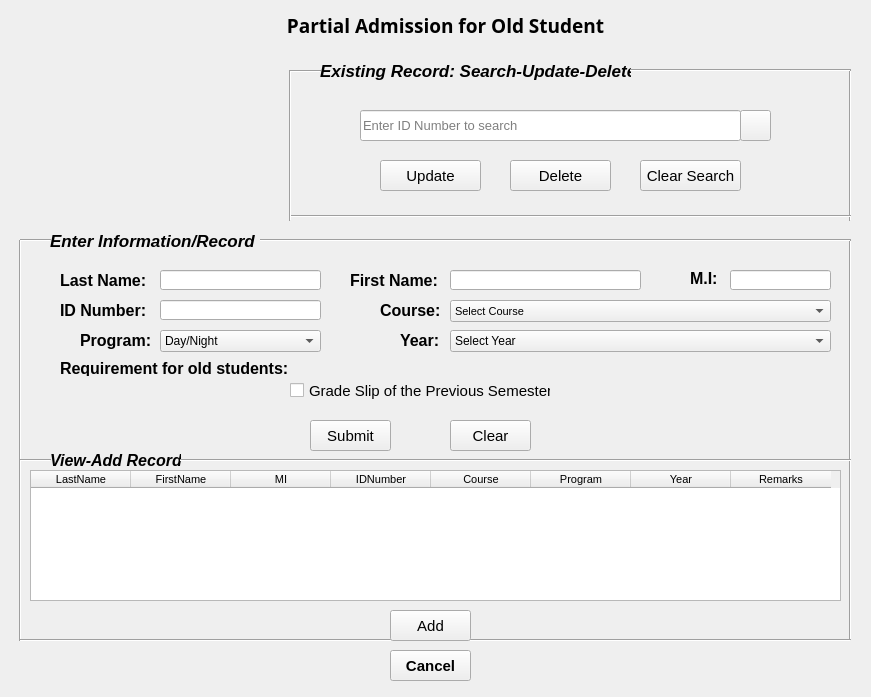
<?xml version="1.0" encoding="UTF-8"?>
<ui version="4.0">
 <class>OldStudent</class>
 <widget class="QWidget" name="OldStudent">
  <property name="geometry">
   <rect>
    <x>0</x>
    <y>0</y>
    <width>871</width>
    <height>697</height>
   </rect>
  </property>
  <property name="windowTitle">
   <string>Old Student</string>
  </property>
  <widget class="QLabel" name="labelOldStudentTitle">
   <property name="enabled">
    <bool>true</bool>
   </property>
   <property name="geometry">
    <rect>
     <x>240</x>
     <y>10</y>
     <width>411</width>
     <height>31</height>
    </rect>
   </property>
   <property name="font">
    <font>
     <family>Lucida Calligraphy</family>
     <pointsize>12</pointsize>
    </font>
   </property>
   <property name="text">
    <string>&lt;html&gt;&lt;head/&gt;&lt;body&gt;&lt;p align=&quot;center&quot;&gt;&lt;span style=&quot; font-size:14pt; font-weight:600;&quot;&gt;Partial Admission for Old Student&lt;/span&gt;&lt;/p&gt;&lt;/body&gt;&lt;/html&gt;</string>
   </property>
  </widget>
  <widget class="QLabel" name="labelLName">
   <property name="geometry">
    <rect>
     <x>60</x>
     <y>270</y>
     <width>101</width>
     <height>20</height>
    </rect>
   </property>
   <property name="font">
    <font>
     <pointsize>12</pointsize>
     <weight>75</weight>
     <bold>true</bold>
    </font>
   </property>
   <property name="text">
    <string>Last Name:</string>
   </property>
  </widget>
  <widget class="QLineEdit" name="txtLName">
   <property name="geometry">
    <rect>
     <x>160</x>
     <y>270</y>
     <width>161</width>
     <height>20</height>
    </rect>
   </property>
  </widget>
  <widget class="QLabel" name="labelFName">
   <property name="geometry">
    <rect>
     <x>350</x>
     <y>270</y>
     <width>101</width>
     <height>20</height>
    </rect>
   </property>
   <property name="font">
    <font>
     <pointsize>12</pointsize>
     <weight>75</weight>
     <bold>true</bold>
    </font>
   </property>
   <property name="text">
    <string>First Name:</string>
   </property>
  </widget>
  <widget class="QLineEdit" name="txtFName">
   <property name="geometry">
    <rect>
     <x>450</x>
     <y>270</y>
     <width>191</width>
     <height>20</height>
    </rect>
   </property>
  </widget>
  <widget class="QLabel" name="labelMI">
   <property name="geometry">
    <rect>
     <x>690</x>
     <y>270</y>
     <width>31</width>
     <height>16</height>
    </rect>
   </property>
   <property name="font">
    <font>
     <pointsize>12</pointsize>
     <weight>75</weight>
     <bold>true</bold>
    </font>
   </property>
   <property name="text">
    <string>M.I:</string>
   </property>
  </widget>
  <widget class="QLineEdit" name="txtMI">
   <property name="geometry">
    <rect>
     <x>730</x>
     <y>270</y>
     <width>101</width>
     <height>20</height>
    </rect>
   </property>
  </widget>
  <widget class="QLabel" name="labelIDNum">
   <property name="geometry">
    <rect>
     <x>60</x>
     <y>300</y>
     <width>101</width>
     <height>21</height>
    </rect>
   </property>
   <property name="font">
    <font>
     <family>MS Shell Dlg 2</family>
     <pointsize>12</pointsize>
     <weight>75</weight>
     <bold>true</bold>
    </font>
   </property>
   <property name="text">
    <string>ID Number:</string>
   </property>
  </widget>
  <widget class="QLineEdit" name="txtID">
   <property name="geometry">
    <rect>
     <x>160</x>
     <y>300</y>
     <width>161</width>
     <height>20</height>
    </rect>
   </property>
  </widget>
  <widget class="QLabel" name="labelCourse">
   <property name="geometry">
    <rect>
     <x>380</x>
     <y>300</y>
     <width>71</width>
     <height>21</height>
    </rect>
   </property>
   <property name="font">
    <font>
     <family>MS Shell Dlg 2</family>
     <pointsize>12</pointsize>
     <weight>75</weight>
     <bold>true</bold>
    </font>
   </property>
   <property name="text">
    <string>Course:</string>
   </property>
  </widget>
  <widget class="QComboBox" name="cmbCourse">
   <property name="geometry">
    <rect>
     <x>450</x>
     <y>300</y>
     <width>381</width>
     <height>22</height>
    </rect>
   </property>
   <property name="font">
    <font>
     <pointsize>8</pointsize>
    </font>
   </property>
   <item>
    <property name="text">
     <string>Select Course</string>
    </property>
   </item>
   <item>
    <property name="text">
     <string>Bachelor of Science in Forestry (BSF)</string>
    </property>
   </item>
   <item>
    <property name="text">
     <string>Bachelor of Science in Agriculture major in Animal Science (BSA)</string>
    </property>
   </item>
   <item>
    <property name="text">
     <string>Bachelor of Science in Agriculture major in Horticulture (BSA)</string>
    </property>
   </item>
   <item>
    <property name="text">
     <string>Bachelor of Science in Agriculture major in Agronomy (BSA)</string>
    </property>
   </item>
   <item>
    <property name="text">
     <string>Bachelor of Science in Agriculture major in Crop Production (BSA)</string>
    </property>
   </item>
   <item>
    <property name="text">
     <string>Bachelor of Science in Agriculture major in Agricultural Economics (BSA)</string>
    </property>
   </item>
   <item>
    <property name="text">
     <string>Bachelor of Science in Industrial Engineering (BSIE)</string>
    </property>
   </item>
   <item>
    <property name="text">
     <string>Bachelor of Science in Information Technology (BSIT)</string>
    </property>
   </item>
   <item>
    <property name="text">
     <string>Bachelor of Science in Hospitality Management (BSHM)</string>
    </property>
   </item>
   <item>
    <property name="text">
     <string>Bachelor of Elementary Education (BEED)</string>
    </property>
   </item>
   <item>
    <property name="text">
     <string>Bachelor of Technology and Livelihood Education major in Home Economics (BTLEd)</string>
    </property>
   </item>
   <item>
    <property name="text">
     <string>Bachelor of Secondary Education major in Math (BSED-Math)</string>
    </property>
   </item>
   <item>
    <property name="text">
     <string>Bachelor of Arts in English Language Studies (AB-ELs)</string>
    </property>
   </item>
   <item>
    <property name="text">
     <string>Bachelor of Arts in Literature (AB-Lit)</string>
    </property>
   </item>
   <item>
    <property name="text">
     <string>Bachelor in Industrial Technology major in Garments Technology (BIT-GT)</string>
    </property>
   </item>
   <item>
    <property name="text">
     <string>Bachelor in Industrial Technology major in Automotive Technology (BIT-AT)</string>
    </property>
   </item>
   <item>
    <property name="text">
     <string>Bachelor in Industrial Technology major in Computer  Technology (BIT-CT)</string>
    </property>
   </item>
   <item>
    <property name="text">
     <string>Bachelor in Industrial Technology major in Drafting  Technology (BIT-DT)</string>
    </property>
   </item>
   <item>
    <property name="text">
     <string>Bachelor in Industrial Technology major in Electronics Technology (BIT-ET)</string>
    </property>
   </item>
  </widget>
  <widget class="QComboBox" name="cmbProgram">
   <property name="geometry">
    <rect>
     <x>160</x>
     <y>330</y>
     <width>161</width>
     <height>22</height>
    </rect>
   </property>
   <property name="font">
    <font>
     <pointsize>9</pointsize>
    </font>
   </property>
   <item>
    <property name="text">
     <string>Day/Night</string>
    </property>
   </item>
   <item>
    <property name="text">
     <string>Day</string>
    </property>
   </item>
   <item>
    <property name="text">
     <string>Night</string>
    </property>
   </item>
  </widget>
  <widget class="QLabel" name="labelProgram">
   <property name="geometry">
    <rect>
     <x>80</x>
     <y>330</y>
     <width>91</width>
     <height>21</height>
    </rect>
   </property>
   <property name="font">
    <font>
     <family>MS Shell Dlg 2</family>
     <pointsize>12</pointsize>
     <weight>75</weight>
     <bold>true</bold>
    </font>
   </property>
   <property name="text">
    <string>Program:</string>
   </property>
  </widget>
  <widget class="QComboBox" name="cmbYear">
   <property name="geometry">
    <rect>
     <x>450</x>
     <y>330</y>
     <width>381</width>
     <height>22</height>
    </rect>
   </property>
   <property name="font">
    <font>
     <pointsize>9</pointsize>
    </font>
   </property>
   <item>
    <property name="text">
     <string>Select Year</string>
    </property>
   </item>
   <item>
    <property name="text">
     <string>1st Year</string>
    </property>
   </item>
   <item>
    <property name="text">
     <string>2nd Year</string>
    </property>
   </item>
   <item>
    <property name="text">
     <string>3rd Year</string>
    </property>
   </item>
   <item>
    <property name="text">
     <string>4th Year</string>
    </property>
   </item>
   <item>
    <property name="text">
     <string>5th Year</string>
    </property>
   </item>
  </widget>
  <widget class="QLabel" name="labelYear">
   <property name="geometry">
    <rect>
     <x>400</x>
     <y>330</y>
     <width>51</width>
     <height>21</height>
    </rect>
   </property>
   <property name="font">
    <font>
     <pointsize>12</pointsize>
     <weight>75</weight>
     <bold>true</bold>
    </font>
   </property>
   <property name="text">
    <string>Year:</string>
   </property>
  </widget>
  <widget class="QCheckBox" name="checkBox">
   <property name="geometry">
    <rect>
     <x>290</x>
     <y>380</y>
     <width>261</width>
     <height>21</height>
    </rect>
   </property>
   <property name="font">
    <font>
     <pointsize>11</pointsize>
     <weight>50</weight>
     <bold>false</bold>
    </font>
   </property>
   <property name="text">
    <string>Grade Slip of the Previous Semester</string>
   </property>
  </widget>
  <widget class="QLabel" name="labelReq">
   <property name="geometry">
    <rect>
     <x>60</x>
     <y>360</y>
     <width>251</width>
     <height>16</height>
    </rect>
   </property>
   <property name="font">
    <font>
     <family>MS Shell Dlg 2</family>
     <pointsize>12</pointsize>
     <weight>75</weight>
     <bold>true</bold>
    </font>
   </property>
   <property name="text">
    <string>Requirement for old students:</string>
   </property>
  </widget>
  <widget class="QPushButton" name="btnSubmit">
   <property name="geometry">
    <rect>
     <x>310</x>
     <y>420</y>
     <width>81</width>
     <height>31</height>
    </rect>
   </property>
   <property name="font">
    <font>
     <pointsize>11</pointsize>
    </font>
   </property>
   <property name="text">
    <string>Submit</string>
   </property>
  </widget>
  <widget class="QPushButton" name="btnClear">
   <property name="geometry">
    <rect>
     <x>450</x>
     <y>420</y>
     <width>81</width>
     <height>31</height>
    </rect>
   </property>
   <property name="font">
    <font>
     <pointsize>11</pointsize>
    </font>
   </property>
   <property name="text">
    <string>Clear</string>
   </property>
  </widget>
  <widget class="QLineEdit" name="txtSearch">
   <property name="geometry">
    <rect>
     <x>360</x>
     <y>110</y>
     <width>381</width>
     <height>31</height>
    </rect>
   </property>
   <property name="font">
    <font>
     <pointsize>10</pointsize>
    </font>
   </property>
   <property name="placeholderText">
    <string>Enter ID Number to search</string>
   </property>
  </widget>
  <widget class="QPushButton" name="btnSearch">
   <property name="geometry">
    <rect>
     <x>740</x>
     <y>110</y>
     <width>31</width>
     <height>31</height>
    </rect>
   </property>
   <property name="font">
    <font>
     <pointsize>11</pointsize>
    </font>
   </property>
   <property name="text">
    <string/>
   </property>
  </widget>
  <widget class="QPushButton" name="btnDelete">
   <property name="geometry">
    <rect>
     <x>510</x>
     <y>160</y>
     <width>101</width>
     <height>31</height>
    </rect>
   </property>
   <property name="font">
    <font>
     <pointsize>11</pointsize>
    </font>
   </property>
   <property name="text">
    <string>Delete</string>
   </property>
  </widget>
  <widget class="QPushButton" name="btnUpdate">
   <property name="geometry">
    <rect>
     <x>380</x>
     <y>160</y>
     <width>101</width>
     <height>31</height>
    </rect>
   </property>
   <property name="font">
    <font>
     <pointsize>11</pointsize>
    </font>
   </property>
   <property name="text">
    <string>Update</string>
   </property>
  </widget>
  <widget class="Line" name="line_6">
   <property name="geometry">
    <rect>
     <x>10</x>
     <y>240</y>
     <width>20</width>
     <height>401</height>
    </rect>
   </property>
   <property name="orientation">
    <enum>Qt::Vertical</enum>
   </property>
  </widget>
  <widget class="Line" name="line_10">
   <property name="geometry">
    <rect>
     <x>20</x>
     <y>230</y>
     <width>31</width>
     <height>21</height>
    </rect>
   </property>
   <property name="orientation">
    <enum>Qt::Horizontal</enum>
   </property>
  </widget>
  <widget class="QLabel" name="labelSUD">
   <property name="geometry">
    <rect>
     <x>320</x>
     <y>60</y>
     <width>311</width>
     <height>21</height>
    </rect>
   </property>
   <property name="font">
    <font>
     <family>Segoe UI</family>
     <pointsize>13</pointsize>
     <weight>75</weight>
     <italic>true</italic>
     <bold>true</bold>
    </font>
   </property>
   <property name="text">
    <string>Existing Record: Search-Update-Delete</string>
   </property>
  </widget>
  <widget class="Line" name="line_4">
   <property name="geometry">
    <rect>
     <x>840</x>
     <y>70</y>
     <width>20</width>
     <height>151</height>
    </rect>
   </property>
   <property name="orientation">
    <enum>Qt::Vertical</enum>
   </property>
  </widget>
  <widget class="Line" name="line_5">
   <property name="geometry">
    <rect>
     <x>290</x>
     <y>56</y>
     <width>31</width>
     <height>31</height>
    </rect>
   </property>
   <property name="orientation">
    <enum>Qt::Horizontal</enum>
   </property>
  </widget>
  <widget class="Line" name="line_7">
   <property name="geometry">
    <rect>
     <x>840</x>
     <y>240</y>
     <width>20</width>
     <height>401</height>
    </rect>
   </property>
   <property name="orientation">
    <enum>Qt::Vertical</enum>
   </property>
  </widget>
  <widget class="QLabel" name="labelViewAdd">
   <property name="geometry">
    <rect>
     <x>50</x>
     <y>450</y>
     <width>131</width>
     <height>21</height>
    </rect>
   </property>
   <property name="font">
    <font>
     <family>Segoe UI</family>
     <pointsize>12</pointsize>
     <weight>75</weight>
     <italic>true</italic>
     <bold>true</bold>
    </font>
   </property>
   <property name="text">
    <string>View-Add Record</string>
   </property>
  </widget>
  <widget class="Line" name="line_11">
   <property name="geometry">
    <rect>
     <x>20</x>
     <y>630</y>
     <width>831</width>
     <height>20</height>
    </rect>
   </property>
   <property name="orientation">
    <enum>Qt::Horizontal</enum>
   </property>
  </widget>
  <widget class="Line" name="line_9">
   <property name="geometry">
    <rect>
     <x>260</x>
     <y>230</y>
     <width>591</width>
     <height>20</height>
    </rect>
   </property>
   <property name="orientation">
    <enum>Qt::Horizontal</enum>
   </property>
  </widget>
  <widget class="QLabel" name="labelEnterInfo">
   <property name="geometry">
    <rect>
     <x>50</x>
     <y>230</y>
     <width>211</width>
     <height>21</height>
    </rect>
   </property>
   <property name="font">
    <font>
     <family>Segoe UI</family>
     <pointsize>13</pointsize>
     <weight>75</weight>
     <italic>true</italic>
     <bold>true</bold>
    </font>
   </property>
   <property name="text">
    <string>Enter Information/Record</string>
   </property>
  </widget>
  <widget class="Line" name="line_8">
   <property name="geometry">
    <rect>
     <x>180</x>
     <y>450</y>
     <width>671</width>
     <height>21</height>
    </rect>
   </property>
   <property name="orientation">
    <enum>Qt::Horizontal</enum>
   </property>
  </widget>
  <widget class="Line" name="line">
   <property name="geometry">
    <rect>
     <x>290</x>
     <y>206</y>
     <width>561</width>
     <height>20</height>
    </rect>
   </property>
   <property name="orientation">
    <enum>Qt::Horizontal</enum>
   </property>
  </widget>
  <widget class="Line" name="line_12">
   <property name="geometry">
    <rect>
     <x>20</x>
     <y>450</y>
     <width>31</width>
     <height>21</height>
    </rect>
   </property>
   <property name="orientation">
    <enum>Qt::Horizontal</enum>
   </property>
  </widget>
  <widget class="Line" name="line_2">
   <property name="geometry">
    <rect>
     <x>280</x>
     <y>70</y>
     <width>20</width>
     <height>151</height>
    </rect>
   </property>
   <property name="orientation">
    <enum>Qt::Vertical</enum>
   </property>
  </widget>
  <widget class="Line" name="line_3">
   <property name="geometry">
    <rect>
     <x>630</x>
     <y>60</y>
     <width>221</width>
     <height>20</height>
    </rect>
   </property>
   <property name="orientation">
    <enum>Qt::Horizontal</enum>
   </property>
  </widget>
  <widget class="QPushButton" name="btnCancel">
   <property name="geometry">
    <rect>
     <x>390</x>
     <y>650</y>
     <width>81</width>
     <height>31</height>
    </rect>
   </property>
   <property name="font">
    <font>
     <pointsize>11</pointsize>
     <weight>75</weight>
     <bold>true</bold>
    </font>
   </property>
   <property name="text">
    <string>Cancel</string>
   </property>
  </widget>
  <widget class="QPushButton" name="btnAdd">
   <property name="geometry">
    <rect>
     <x>390</x>
     <y>610</y>
     <width>81</width>
     <height>31</height>
    </rect>
   </property>
   <property name="font">
    <font>
     <pointsize>11</pointsize>
    </font>
   </property>
   <property name="text">
    <string>Add</string>
   </property>
  </widget>
  <widget class="QTableWidget" name="tableOldStudent">
   <property name="geometry">
    <rect>
     <x>30</x>
     <y>470</y>
     <width>811</width>
     <height>131</height>
    </rect>
   </property>
   <property name="font">
    <font>
     <family>MS Shell Dlg 2</family>
     <pointsize>8</pointsize>
    </font>
   </property>
   <column>
    <property name="text">
     <string>LastName</string>
    </property>
   </column>
   <column>
    <property name="text">
     <string>FirstName</string>
    </property>
   </column>
   <column>
    <property name="text">
     <string>MI</string>
    </property>
   </column>
   <column>
    <property name="text">
     <string>IDNumber</string>
    </property>
   </column>
   <column>
    <property name="text">
     <string>Course</string>
    </property>
   </column>
   <column>
    <property name="text">
     <string>Program</string>
    </property>
   </column>
   <column>
    <property name="text">
     <string>Year</string>
    </property>
   </column>
   <column>
    <property name="text">
     <string>Remarks</string>
    </property>
   </column>
  </widget>
  <widget class="QPushButton" name="btnClearSearch">
   <property name="geometry">
    <rect>
     <x>640</x>
     <y>160</y>
     <width>101</width>
     <height>31</height>
    </rect>
   </property>
   <property name="font">
    <font>
     <pointsize>11</pointsize>
    </font>
   </property>
   <property name="text">
    <string>Clear Search</string>
   </property>
  </widget>
  <widget class="QPushButton" name="btnImage">
   <property name="geometry">
    <rect>
     <x>20</x>
     <y>70</y>
     <width>241</width>
     <height>151</height>
    </rect>
   </property>
   <property name="cursor">
    <cursorShape>CrossCursor</cursorShape>
   </property>
   <property name="text">
    <string/>
   </property>
   <property name="flat">
    <bool>true</bool>
   </property>
  </widget>
 </widget>
 <resources/>
 <connections>
  <connection>
   <sender>btnClear</sender>
   <signal>clicked()</signal>
   <receiver>txtLName</receiver>
   <slot>clear()</slot>
   <hints>
    <hint type="sourcelabel">
     <x>485</x>
     <y>451</y>
    </hint>
    <hint type="destinationlabel">
     <x>299</x>
     <y>295</y>
    </hint>
   </hints>
  </connection>
  <connection>
   <sender>btnClear</sender>
   <signal>clicked()</signal>
   <receiver>txtFName</receiver>
   <slot>clear()</slot>
   <hints>
    <hint type="sourcelabel">
     <x>514</x>
     <y>448</y>
    </hint>
    <hint type="destinationlabel">
     <x>527</x>
     <y>297</y>
    </hint>
   </hints>
  </connection>
  <connection>
   <sender>btnClear</sender>
   <signal>clicked()</signal>
   <receiver>txtMI</receiver>
   <slot>clear()</slot>
   <hints>
    <hint type="sourcelabel">
     <x>522</x>
     <y>452</y>
    </hint>
    <hint type="destinationlabel">
     <x>750</x>
     <y>306</y>
    </hint>
   </hints>
  </connection>
  <connection>
   <sender>btnClear</sender>
   <signal>clicked(bool)</signal>
   <receiver>checkBox</receiver>
   <slot>setChecked(bool)</slot>
   <hints>
    <hint type="sourcelabel">
     <x>475</x>
     <y>452</y>
    </hint>
    <hint type="destinationlabel">
     <x>397</x>
     <y>407</y>
    </hint>
   </hints>
  </connection>
  <connection>
   <sender>btnClear</sender>
   <signal>clicked()</signal>
   <receiver>txtID</receiver>
   <slot>clear()</slot>
   <hints>
    <hint type="sourcelabel">
     <x>471</x>
     <y>461</y>
    </hint>
    <hint type="destinationlabel">
     <x>308</x>
     <y>327</y>
    </hint>
   </hints>
  </connection>
  <connection>
   <sender>btnClear</sender>
   <signal>clicked()</signal>
   <receiver>cmbCourse</receiver>
   <slot>clearEditText()</slot>
   <hints>
    <hint type="sourcelabel">
     <x>494</x>
     <y>459</y>
    </hint>
    <hint type="destinationlabel">
     <x>513</x>
     <y>329</y>
    </hint>
   </hints>
  </connection>
  <connection>
   <sender>btnClear</sender>
   <signal>clicked()</signal>
   <receiver>cmbYear</receiver>
   <slot>clearEditText()</slot>
   <hints>
    <hint type="sourcelabel">
     <x>455</x>
     <y>440</y>
    </hint>
    <hint type="destinationlabel">
     <x>475</x>
     <y>362</y>
    </hint>
   </hints>
  </connection>
  <connection>
   <sender>btnClear</sender>
   <signal>clicked()</signal>
   <receiver>cmbProgram</receiver>
   <slot>clearEditText()</slot>
   <hints>
    <hint type="sourcelabel">
     <x>489</x>
     <y>448</y>
    </hint>
    <hint type="destinationlabel">
     <x>304</x>
     <y>359</y>
    </hint>
   </hints>
  </connection>
  <connection>
   <sender>btnDelete</sender>
   <signal>clicked()</signal>
   <receiver>tableOldStudent</receiver>
   <slot>clearSelection()</slot>
   <hints>
    <hint type="sourcelabel">
     <x>533</x>
     <y>191</y>
    </hint>
    <hint type="destinationlabel">
     <x>711</x>
     <y>538</y>
    </hint>
   </hints>
  </connection>
  <connection>
   <sender>btnCancel</sender>
   <signal>clicked()</signal>
   <receiver>OldStudent</receiver>
   <slot>close()</slot>
   <hints>
    <hint type="sourcelabel">
     <x>426</x>
     <y>694</y>
    </hint>
    <hint type="destinationlabel">
     <x>514</x>
     <y>641</y>
    </hint>
   </hints>
  </connection>
  <connection>
   <sender>btnClearSearch</sender>
   <signal>clicked()</signal>
   <receiver>txtSearch</receiver>
   <slot>clear()</slot>
   <hints>
    <hint type="sourcelabel">
     <x>721</x>
     <y>188</y>
    </hint>
    <hint type="destinationlabel">
     <x>674</x>
     <y>145</y>
    </hint>
   </hints>
  </connection>
  <connection>
   <sender>btnClearSearch</sender>
   <signal>clicked()</signal>
   <receiver>txtLName</receiver>
   <slot>clear()</slot>
   <hints>
    <hint type="sourcelabel">
     <x>727</x>
     <y>194</y>
    </hint>
    <hint type="destinationlabel">
     <x>248</x>
     <y>292</y>
    </hint>
   </hints>
  </connection>
  <connection>
   <sender>btnClearSearch</sender>
   <signal>clicked()</signal>
   <receiver>txtFName</receiver>
   <slot>clear()</slot>
   <hints>
    <hint type="sourcelabel">
     <x>726</x>
     <y>198</y>
    </hint>
    <hint type="destinationlabel">
     <x>570</x>
     <y>290</y>
    </hint>
   </hints>
  </connection>
  <connection>
   <sender>btnClearSearch</sender>
   <signal>clicked()</signal>
   <receiver>txtMI</receiver>
   <slot>clear()</slot>
   <hints>
    <hint type="sourcelabel">
     <x>733</x>
     <y>184</y>
    </hint>
    <hint type="destinationlabel">
     <x>787</x>
     <y>290</y>
    </hint>
   </hints>
  </connection>
  <connection>
   <sender>btnClearSearch</sender>
   <signal>clicked()</signal>
   <receiver>cmbCourse</receiver>
   <slot>clearEditText()</slot>
   <hints>
    <hint type="sourcelabel">
     <x>719</x>
     <y>199</y>
    </hint>
    <hint type="destinationlabel">
     <x>819</x>
     <y>332</y>
    </hint>
   </hints>
  </connection>
  <connection>
   <sender>btnClearSearch</sender>
   <signal>clicked()</signal>
   <receiver>cmbYear</receiver>
   <slot>clearEditText()</slot>
   <hints>
    <hint type="sourcelabel">
     <x>691</x>
     <y>199</y>
    </hint>
    <hint type="destinationlabel">
     <x>777</x>
     <y>362</y>
    </hint>
   </hints>
  </connection>
  <connection>
   <sender>btnClearSearch</sender>
   <signal>clicked()</signal>
   <receiver>cmbProgram</receiver>
   <slot>clearEditText()</slot>
   <hints>
    <hint type="sourcelabel">
     <x>689</x>
     <y>186</y>
    </hint>
    <hint type="destinationlabel">
     <x>317</x>
     <y>367</y>
    </hint>
   </hints>
  </connection>
  <connection>
   <sender>btnClearSearch</sender>
   <signal>clicked(bool)</signal>
   <receiver>checkBox</receiver>
   <slot>setChecked(bool)</slot>
   <hints>
    <hint type="sourcelabel">
     <x>654</x>
     <y>182</y>
    </hint>
    <hint type="destinationlabel">
     <x>550</x>
     <y>404</y>
    </hint>
   </hints>
  </connection>
  <connection>
   <sender>btnClearSearch</sender>
   <signal>clicked()</signal>
   <receiver>txtID</receiver>
   <slot>clear()</slot>
   <hints>
    <hint type="sourcelabel">
     <x>660</x>
     <y>190</y>
    </hint>
    <hint type="destinationlabel">
     <x>257</x>
     <y>336</y>
    </hint>
   </hints>
  </connection>
 </connections>
</ui>
